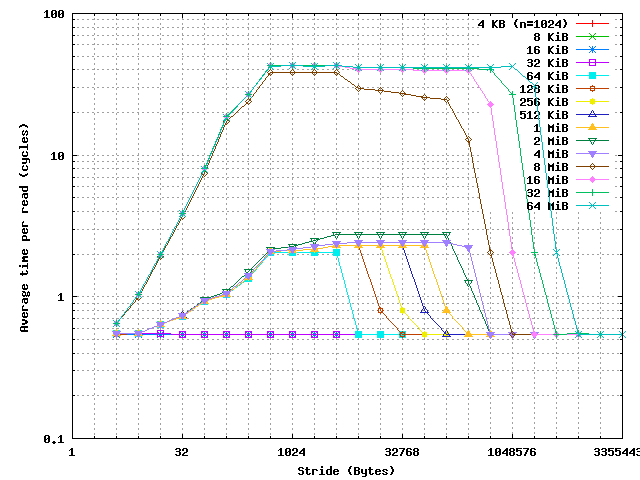

The gnuplot source for this figure:
set terminal png
set output "sb.png"
set logscale x 2
set logscale y 10
set format x "%.0f"
set grid xtics ytics mxtics mytics
set xlabel "Stride (Bytes)"
set ylabel "Average time per read (cycles)"
plot "run.txt" index 0 using ($2*4):($3/2.67e-9) with linespoints title "4 KB (n=1024)", \
     "run.txt" index 1 using ($2*4):($3/2.67e-9) with linespoints title "8 KiB", \
     "run.txt" index 2 using ($2*4):($3/2.67e-9) with linespoints title "16 KiB", \
     "run.txt" index 3 using ($2*4):($3/2.67e-9) with linespoints title "32 KiB", \
     "run.txt" index 4 using ($2*4):($3/2.67e-9) with linespoints title "64 KiB", \
     "run.txt" index 5 using ($2*4):($3/2.67e-9) with linespoints title "128 KiB", \
     "run.txt" index 6 using ($2*4):($3/2.67e-9) with linespoints title "256 KiB", \
     "run.txt" index 7 using ($2*4):($3/2.67e-9) with linespoints title "512 KiB", \
     "run.txt" index 8 using ($2*4):($3/2.67e-9) with linespoints title "1 MiB", \
     "run.txt" index 9 using ($2*4):($3/2.67e-9) with linespoints title "2 MiB", \
     "run.txt" index 10 using ($2*4):($3/2.67e-9) with linespoints title "4 MiB", \
     "run.txt" index 11 using ($2*4):($3/2.67e-9) with linespoints title "8 MiB", \
     "run.txt" index 12 using ($2*4):($3/2.67e-9) with linespoints title "16 MiB", \
     "run.txt" index 13 using ($2*4):($3/2.67e-9) with linespoints title "32 MiB", \
     "run.txt" index 14 using ($2*4):($3/2.67e-9) with linespoints title "64 MiB"
